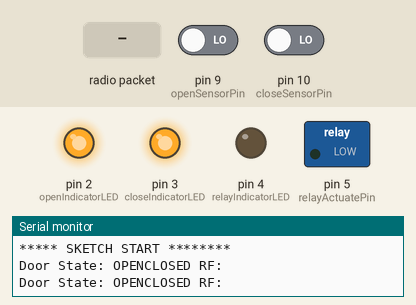
Simulated run of this sketch. Board: Arduino Uno, built with avr-gcc and run on an emulated ATmega328P. Shown: switched loads named in the sketch (green lamp = pin HIGH), output pins drawn as LEDs (lit = HIGH), the last lines printed to the serial monitor. The test bench sets the inputs (shaded band); at power-on: pin 9 (openSensorPin) LOW, pin 10 (closeSensorPin) LOW. No radio packets arrive unless stated.

Above: at 1.8 s.
1.9 s: pin 9 (openSensorPin) driven HIGH
At 3.2 s:
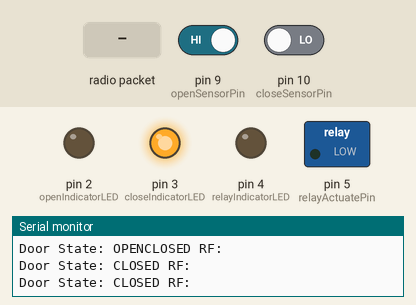
3.5 s: pin 10 (closeSensorPin) driven HIGH
At 5.0 s:
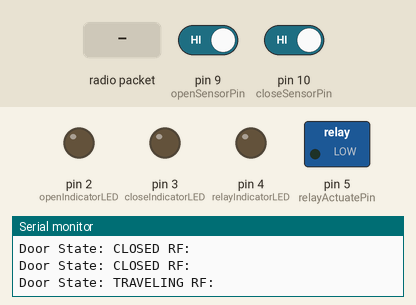
5.5 s: radio packet "Cycle" arrives
At 6.4 s:
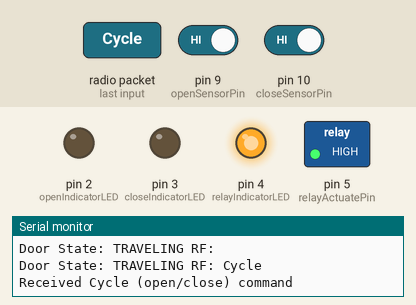
8.0 s: pin 9 (openSensorPin) driven LOW
At 9.7 s:
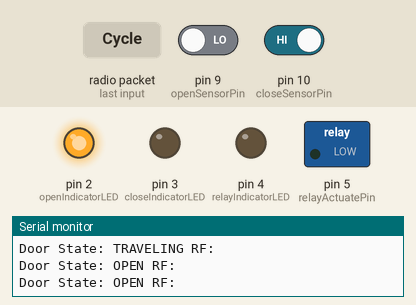
10.0 s: radio packet "Cycle" arrives
At 10.9 s:
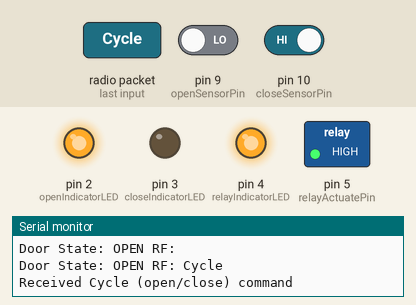
12.5 s: pin 10 (closeSensorPin) driven LOW
At 13.4 s:
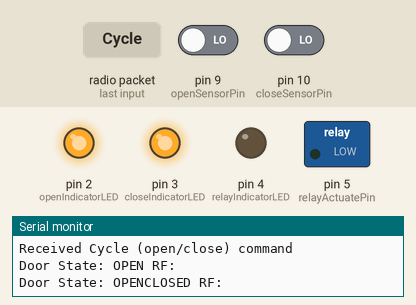
Timing chart, 0 to 15.5 s (numbered marks = the images above; inputs shaded):
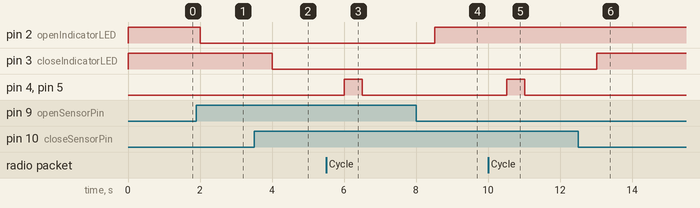

Measured:
- after the input at 1.9 s, pin 2 (openIndicatorLED): HIGH → LOW after 0.11 s
- after the input at 3.5 s, pin 3 (closeIndicatorLED): HIGH → LOW after 0.51 s
- after the input at 5.5 s, pin 4 (relayIndicatorLED), pin 5 (relayActuatePin): LOW → HIGH after 0.51 s, → LOW 0.50 s later
- after the input at 8.0 s, pin 2 (openIndicatorLED): LOW → HIGH after 0.51 s
- after the input at 10.0 s, pin 4 (relayIndicatorLED), pin 5 (relayActuatePin): LOW → HIGH after 0.52 s, → LOW 0.50 s later
- after the input at 12.5 s, pin 3 (closeIndicatorLED): LOW → HIGH after 0.52 s

The sketch:

GarageRemote__1_.ino
```cpp
#include <nRF24L01.h>
#include <printf.h>
#include <RF24.h>
#include <RF24_config.h>

/*
* Arduino Wireless Communication Tutorial
*       Example 1 - Receiver Code
*
* by Dejan Nedelkovski, www.HowToMechatronics.com
*
* Library: TMRh20/RF24, https://github.com/tmrh20/RF24/
*/

RF24 radio(7, 8); // CE, CSN
const byte address[][6] = {"00001", "00002"};
const int openIndicatorLED = 2;
const int closeIndicatorLED = 3;
const int relayIndicatorLED=4;
const int relayActuatePin = 5;

const int openSensorPin = 9;
const int closeSensorPin = 10;
char text[32] = "";

void setup() {
  Serial.begin(9600);
  Serial.println("***** SKETCH START ********");

  pinMode(openIndicatorLED,  OUTPUT);
  pinMode(closeIndicatorLED, OUTPUT);
  pinMode(relayIndicatorLED, OUTPUT);
  pinMode(relayActuatePin,   OUTPUT);

  pinMode(openSensorPin, INPUT);
  pinMode(closeSensorPin, INPUT);

  radio.begin();
  radio.openReadingPipe(0, address[0]);
  radio.openWritingPipe(address[1]);
  radio.setPALevel(RF24_PA_HIGH);
  radio.startListening();
}

void loop() {

  if (radio.available()) {
    radio.read(&text, sizeof(text));
  }

   //determine door state
   boolean isOpen = checkState(openSensorPin, openIndicatorLED);
   boolean isClosed = checkState(closeSensorPin, closeIndicatorLED);

   String state = "Door State: ";
   if (isOpen)
      state += "OPEN";

   if (isClosed)
        state += "CLOSED";

   if (!(isOpen || isClosed))
        state += "TRAVELING";

   Serial.print(state);
   Serial.print(" RF: ");
   Serial.println(text);

    if (strcmp(text,"CheckState")==0) {
       Serial.println("Responding to Interrogation request");
       memset(&text[0], 0, sizeof(text));
       radio.stopListening();
       char reply[32] = "";
       int replyLen = state.length() + 1;
       state.toCharArray(reply, replyLen);
       radio.write(&reply, sizeof(reply));
       delay(10);
       radio.startListening();
    }
    if (strcmp(text,"Cycle")==0) {
       Serial.println("Received Cycle (open/close) command");
       memset(&text[0], 0, sizeof(text));
       digitalWrite(relayIndicatorLED, HIGH);
       digitalWrite(relayActuatePin,   HIGH);
       delay(500);
       digitalWrite(relayActuatePin,   LOW);
       digitalWrite(relayIndicatorLED, LOW);
    }

    memset(&text[0], 0, sizeof(text));


   delay(1000);
}

boolean checkState(int sensorPin, int monitorPin) {
    // check if the proximitySensor is closed:
  if (digitalRead(sensorPin) == LOW) {
    // turn LED on:
    digitalWrite(monitorPin, HIGH);
    return true;
  } else {
    // turn LED off:
    digitalWrite(monitorPin, LOW);
    return false;
  }
}
```
